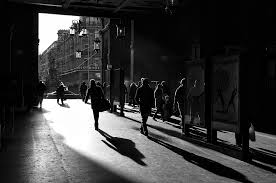
#> input picture paraParcial/img2.jpg, 276 x 183 px
$ python paraParcial.py   (older library calls are emulated)
#> lines starting #> are read from the running program, lines starting #| are printed output that depends on the picture
### paraParcial/funciones.py
# -*- coding: utf-8 -*-
"""
Created on Tue Aug 28 16:39:39 2018

@author: Manuel Sanchez

Funciones

"""
import numpy as np

def my_gamma(image,gamma):
    Im_ga = np.double(image)
    Im2 = Im_ga**gamma #gamma image
    Im2 = np.uint8(255*Im2/Im2.max())
    return Im2

# [6 lines left out: function grayWhite, not called in this run]

def grayBlack(image, A, B):
    imageArray = np.array(image)
    imageArray[(imageArray>=A)&(imageArray<=B)] = 255
    returnImage = np.uint8(imageArray)
    return returnImage

def my_hist(im):
    [row, col] = im.shape;
    vec = np.zeros(256)
    print(vec.shape)
    for i in range(0,row-1):
        for j in range(0,col-1):
            valor = im[i,j]
            vec[valor] = vec[valor] + 1
    return vec

def my_equal(im,h):
    [row, col] = im.shape;
    n = row*col
    p = h/n
    s = np.cumsum(p)
    k = s*255
    im2=im
    for i in range(0,row-1):
        for j in range(0,col-1):
            valor = im[i,j]
            im2[i,j]=k[valor]
    return im2

def rgb2ycbcr(im):
    xform = np.array([[.299, .587, .114], [-.169, -.331, .5], [.5, -.419, -.081]])
    ycbcr = im.dot(xform.T)
    ycbcr[:,:,[1,2]] += 128
    return np.uint8(ycbcr)

def ycbcr2rgb(im):
    xform = np.array([[1, 0, 1.403], [1, -0.344, -.714], [1, 1.773, 0]])
    rgb = im.astype(np.float)
    rgb[:,:,[1,2]] -= 128
    rgb = rgb.dot(xform.T)
    np.putmask(rgb, rgb > 255, 255)
    np.putmask(rgb, rgb < 0, 0)
    return np.uint8(rgb)

def my_linealTrozos(image,a,p1,p2):
    Im_lt = np.double(image)
    Im_s = np.zeros(Im_lt.shape)
    Im_s[Im_lt<=p1[0]]=a[0]*Im_lt[Im_lt<=p1[0]]
    Im_s[(Im_lt>p1[0])&(Im_lt<=p2[0])]=a[1]*(Im_lt[(Im_lt>p1[0])&(Im_lt<=p2[0])]-p1[0])+p1[1]
    Im_s[Im_lt>p2[0]]=a[2]*(Im_lt[Im_lt>p2[0]]-p2[0])+p2[1]
    Imf = np.uint8(Im_s)
    return Imf

def logarithm(image):
    imageDouble = np.double(np.array(image))
    imageReturn = np.log(1+imageDouble)
    imageReturn = np.uint8(255*imageReturn/imageReturn.max())
    return imageReturn

def negative(image):
    imageReturn = np.array(image)
    imageSend = 255 - imageReturn
    return imageSend

# [5 lines left out: function my_mse, not called in this run]

def getulio():
    return 1

### paraParcial/paraParcial.py
# -*- coding: utf-8 -*-
"""
Created on Thu Aug 30 13:38:30 2018

@author: Manuel Sanchez
"""

#para llamar a la funcion logaritmo
import numpy as np
from PIL import Image
import matplotlib.pyplot as plt
import funciones as fun

image = Image.open('img2.jpg').convert('L')
sendImage = fun.logarithm(image)
#> in logarithm, `imageReturn = np.log(1+imageDouble)`:
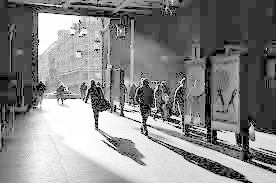
#> imageReturn: shape (183, 276) float64; min 0, max 5.55, mean 2.96; drawn with min black and max white

plt.gray()
plt.imshow(np.uint8(image))
plt.figure()

plt.gray()
plt.imshow(sendImage)

#para llamar a la funcion Gamma(se envian varios parametros)
import numpy as np
from PIL import Image
import matplotlib.pyplot as plt
import funciones as fun

x = np.array([0.05, 0.10, 0.20, 0.50, 1, 1.5, 2.5, 5.0, 10.0, 25.0])

Im_g = Image.open('img2.jpg').convert('L')

for i in x:
    A = i
    Im_ga = np.array(Im_g)
    imageList = fun.my_gamma(Im_ga, A)

    plt.figure()
    plt.gray()
    plt.imshow(imageList)
#> this loop made 10 passes
#> pass 1, in my_gamma, `Im2 = Im_ga**gamma`:
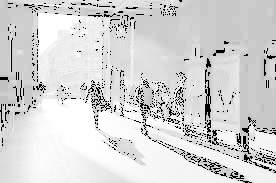
#> Im2: shape (183, 276) float64; min 0, max 1.32, mean 1.1; drawn with min black and max white

#para llamar las funciones RGB2YCBCR y YCBCR2RGB
import numpy as np
from PIL import Image
import matplotlib.pyplot as plt
import funciones as fun

image = Image.open('img2.jpg').convert('RGB')
#> image is the input picture: PIL image 276x183 RGB; min 0, max 255, mean 56.7
plt.figure()
plt.gray()
plt.imshow(image)

doubleImage = np.double(image)

returnImage = fun.rgb2ycbcr(doubleImage)
#> in rgb2ycbcr, `ycbcr[:,:,[1,2]] += 128`:
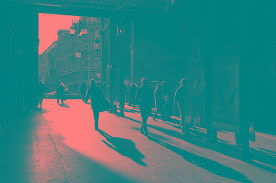
#> ycbcr: shape (183, 276, 3) float64; mean R, G, B 56.7, 128, 128
plt.figure()
plt.gray()
plt.imshow(returnImage)

returnImage2 = fun.ycbcr2rgb(returnImage)
#> in ycbcr2rgb, `rgb = im.astype(np.float)`: rgb: shape (183, 276, 3) float64; mean of channels 0, 1, 2 56.3, 128, 128
#> in ycbcr2rgb, `rgb[:,:,[1,2]] -= 128`: rgb: shape (183, 276, 3) float64; mean of channels 0, 1, 2 56.3, 0, 0
#> in ycbcr2rgb, `rgb = rgb.dot(xform.T)`: rgb: shape (183, 276, 3) float64; mean of channels 0, 1, 2 56.3, 56.3, 56.2
Viewimage = np.uint8(returnImage2)
plt.figure()
plt.gray()
plt.imshow(Viewimage)

#para llamar las funciones del histograma y la equalizacion
import numpy as np
from PIL import Image
import matplotlib.pyplot as plt
import funciones as fun

Im_g = Image.open('img2.jpg').convert('L')
Im_ga = np.array(Im_g)
plt.gray()
plt.imshow(Im_ga)

h = fun.my_hist(Im_ga)
#> after the loop in my_hist, `for i in range(0,row-1):`: vec = 256 values, max 4943 at index 2, min 26 at index 228, mean 195.5
#> h has the same summary as vec in my_hist
plt.figure()
plt.bar(np.arange(256),h)

Im_eq = fun.my_equal(Im_ga,h)
#> in my_equal, `p = h/n`: p = 256 values, max 0.0979 at index 2, min 0.000515 at index 228, mean 0.00387
#> in my_equal, `s = np.cumsum(p)`: s = 256 values from 0.0559 to 0.991
#> in my_equal, `k = s*255`: k = 256 values from 14.26 to 252.7
plt.figure()
plt.gray()
plt.imshow(Im_eq)
h1 = fun.my_hist(Im_eq)
#> h1 = 256 values, max 4943 at index 45, min 0 at index 0, mean 195.5
plt.figure()
plt.bar(np.arange(256),h1)

#para llamar la funcion de fraccionamiento nivel de gris (se envian varios parametros)
import numpy as np
from PIL import Image
import matplotlib.pyplot as plt
import funciones as fun

image = Image.open('img2.jpg').convert('L')
imageArray = np.array(image)
plt.gray()
plt.imshow(np.uint8(imageArray))
values = [(20,240),(40,200),(80,180),(100,150),(120,135)]

for i in values:
    A = i[0]
    B = i[1]
    sendImage = fun.grayBlack(image, A, B)
    plt.figure()
    plt.gray()
    plt.imshow(sendImage)

#para llamar funcion negativa
import numpy as np
from PIL import Image
import matplotlib.pyplot as plt
import funciones as fun

image = Image.open('fruit.jpg').convert('L')
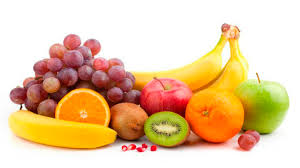
#> input picture paraParcial/fruit.jpg, 300 x 168 px
#> image: PIL image 300x168 L
imagePrint = np.array(image)
plt.figure()
plt.imshow(imagePrint)
imageView = fun.negative(image)
#> in negative, `imageSend = 255 - imageReturn`:
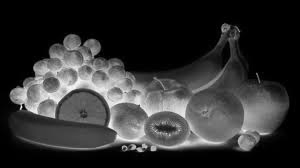
#> imageSend: shape (168, 300); min 0, max 245, mean 49.5
plt.figure()
plt.imshow(imageView)

#para llamar la funcion lineal a trozos
from PIL import Image
import numpy as np
import matplotlib.pyplot as plt
import funciones as fun

Im_g = Image.open('fruit.jpg').convert('L')
Im_ga = np.array(Im_g)
a = np.array([1, 1, 1])
p1 = np.array([50, 125])
p2 = np.array([200, 225])
Im2 = fun.my_linealTrozos(Im_ga,a,p1,p2)
#> in my_linealTrozos, `Imf = np.uint8(Im_s)`:
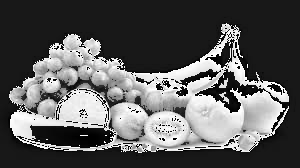
#> Imf: shape (168, 300); min 0, max 255, mean 91.1

plt.gray()
plt.imshow(np.uint8(Im_ga))

plt.figure()
plt.gray()
plt.imshow(Im2)

#para hacer operaciones con matrices
A = [[20,0,20],[20,1,20],[3,11,10]];
acumuladorMatriz = float(0);
suma = 0

for x in range (0,3):
    acumuladorFilas = float(0);
    acumuladorColumnas = float(0);

    for y in range (0,3):
        acumuladorFilas = acumuladorFilas + A[x][y];
        acumuladorColumnas = acumuladorColumnas + A[y][x];

        if A[x][y] >= 10:
            cont =+ 1
            suma = suma + cont

    acumuladorMatriz = acumuladorMatriz + acumuladorFilas;

#    print("La suma de la fila " + str(x + 1) + " es de: " + str(acumuladorFilas))
    print("La suma de la columna " + str(x + 1) + " es de: " + str(acumuladorColumnas))
    print("El promedio de la fila " + str(x + 1) + " es de: " + str(acumuladorFilas/3));
#    print("El promedio de la columna " + str(x + 1) + " es de: " + str(acumuladorColumnas/3))
#print("El promedio de toda la matriz es de: " + str(acumuladorMatriz/9));
print ("El numero de elementos iguales o mayores a 10 es: " + str(suma))

#para hallar la serie geometrica 1 + r + r^2 + r^3 + ... + r^n
r = 6
s = 3
i = 0
acum = 0

while i < s:
    i += 1
    suma = r ** i
    acum = acum + suma
acumResult = acum + 1
print("El valor hallado es: " + str(acumResult))
#> figure, not shown here; tallest bar 4943 high, from x = 1.6 to 2.4
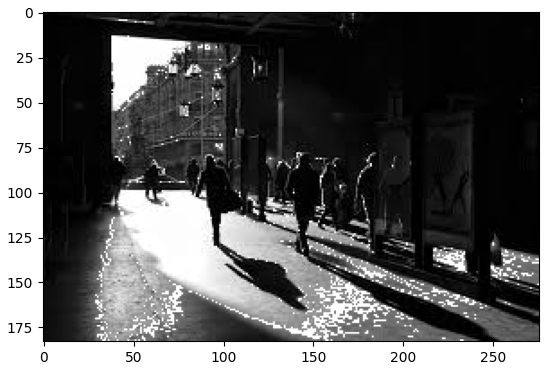
#> figure drawn by matplotlib, 1 panel
